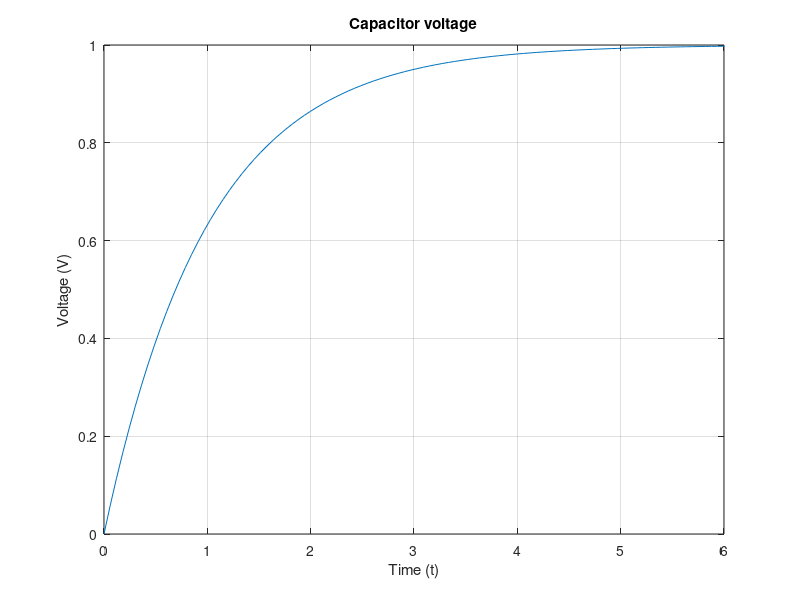
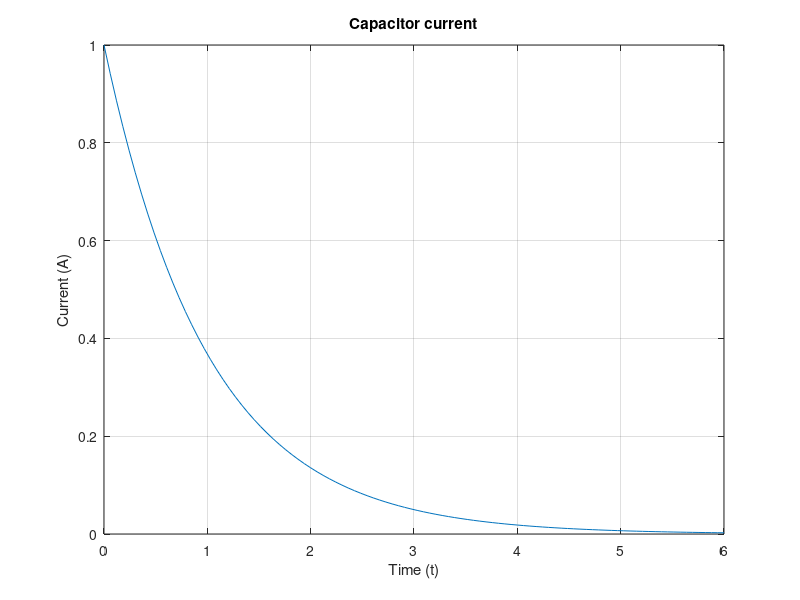

The MATLAB script that drew these images, in order:
C = 1; R = 1; Vs = 1; % particular values are inconsequential here
tau = C*R; 
t = linspace(0, 6*tau, 100);
v_C = Vs*(1 - exp(-t/tau));
i_C = Vs/R*exp(-t/tau);
plot(t, v_C);
title("Capacitor voltage")
ylabel("Voltage (V)");
xlabel("Time (t)");
grid;
figure;
plot(t, i_C);
title("Capacitor current")
ylabel("Current (A)");
xlabel("Time (t)");
grid;

t_perc = [0 tau 3*tau 5*tau];
i_perc = Vs*(1 - exp(-t_perc/tau)) / (Vs/R) * 100.0
v_perc = Vs/R*exp(-t_perc/tau) / (Vs) * 100.0
